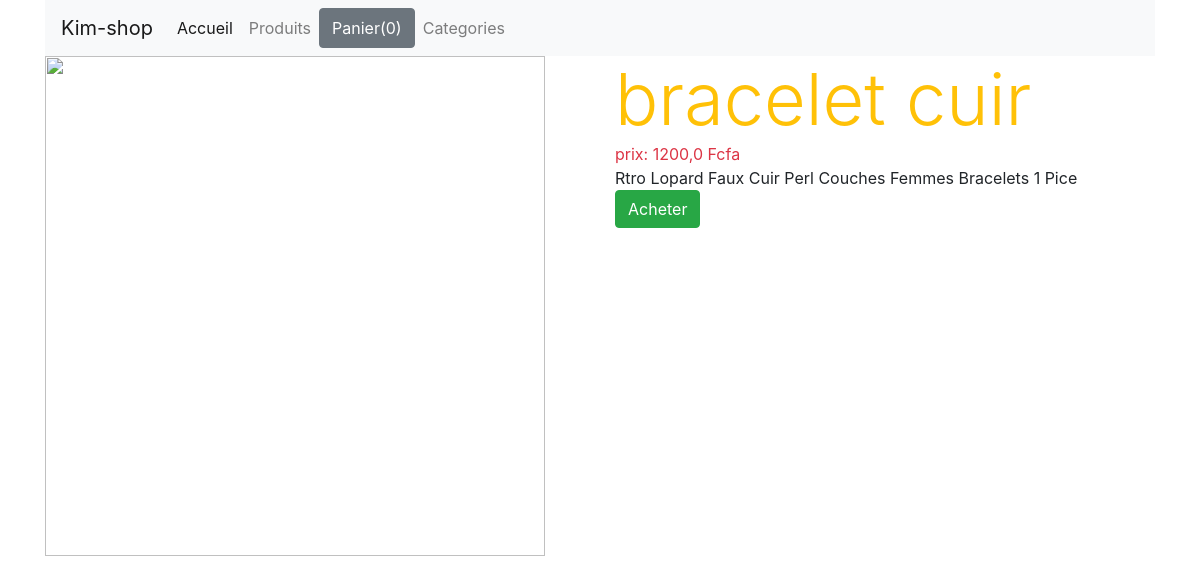
Screenshot of /32 with the database file from the repository.
### shop/models.py (models this page shows, shortened)
class Product(models.Model):
    title = models.CharField(max_length=200)
    price = models.FloatField()
    description = models.TextField()
    category = models.ForeignKey(Category,related_name='categorie',on_delete=models.CASCADE)
    image = models.CharField(max_length=5000)
    date_added = models.DateTimeField(auto_now=True)
    class Meta:
        ordering = ['-date_added']

### shop/views.py (the view)
# urls.py: path('<int:myid>',detail,name="detail"),
def detail(request,myid):
    product_object = Product.objects.get(id=myid)
    return render(request,'shop/detail.html',{'product_object':product_object})

### shop/templates/shop/detail.html
{% extends 'shop/base.html' %}
{% block content %}
    <div class="row">
        <div class="col-md-6">
            <div>
                <img src="{{product_object.image}}"  width="500"  height="500" alt="">
            </div>
        </div>
        <div class="col-md-6">
                <div class="text-warning display-3">
                    {{product_object.title}}
                </div>
                 <div class="text-danger">
                      prix:  {{product_object.price}} Fcfa
                </div>
                <div >
                        {{product_object.description}}
                </div>
                    <a href=""><button class="btn btn-success">Acheter</button></a>
           </div>
    </div>
{% endblock %}

### shop/static/css/main.css (style rules this page uses)
body { background-color: blue; }

### rows the page displays
Product: title "bracelet cuir", price "1200,0", description "Rtro Lopard Faux Cuir Perl Couches Femmes Bracelets 1 Pice"
